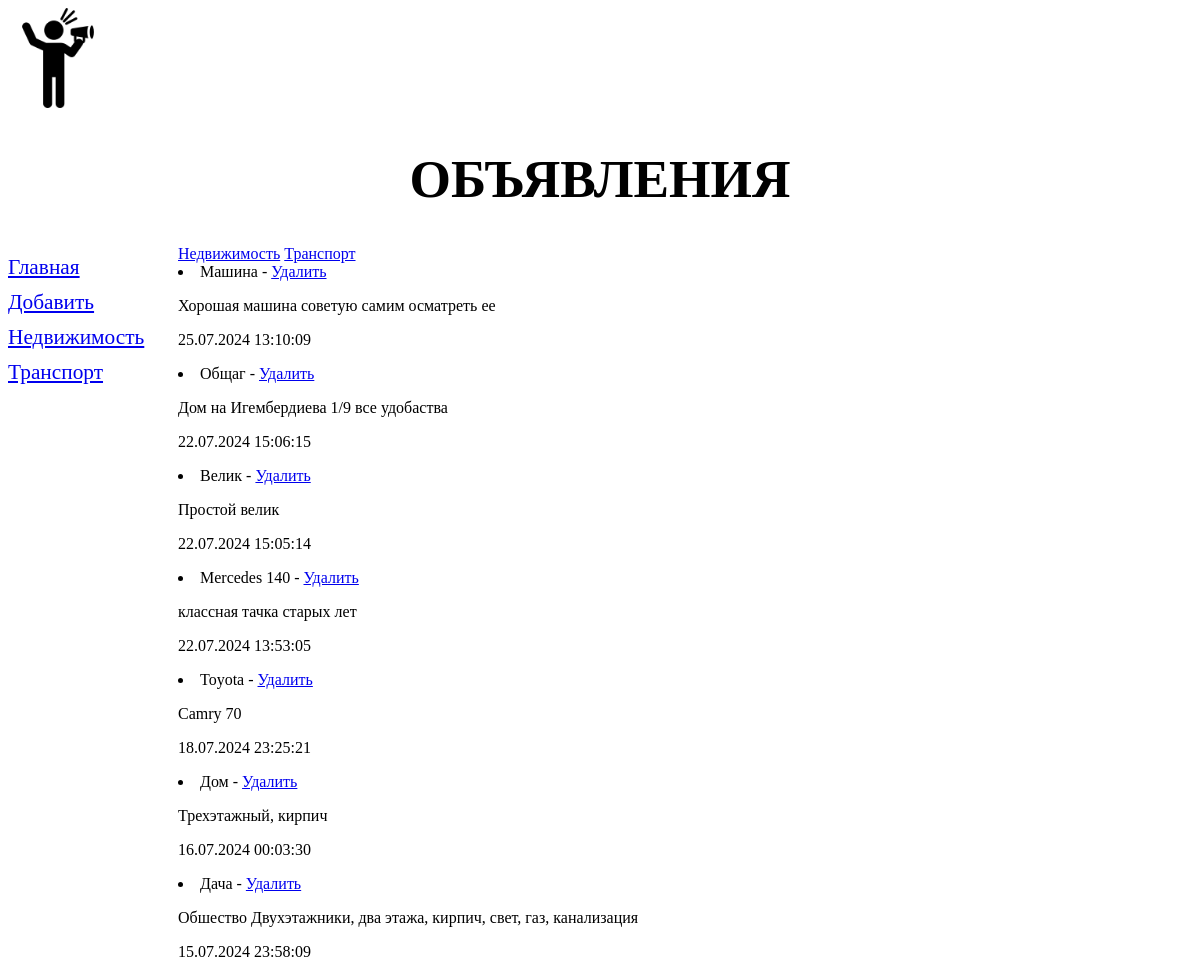
Page /bboard/ on the earlier database version.
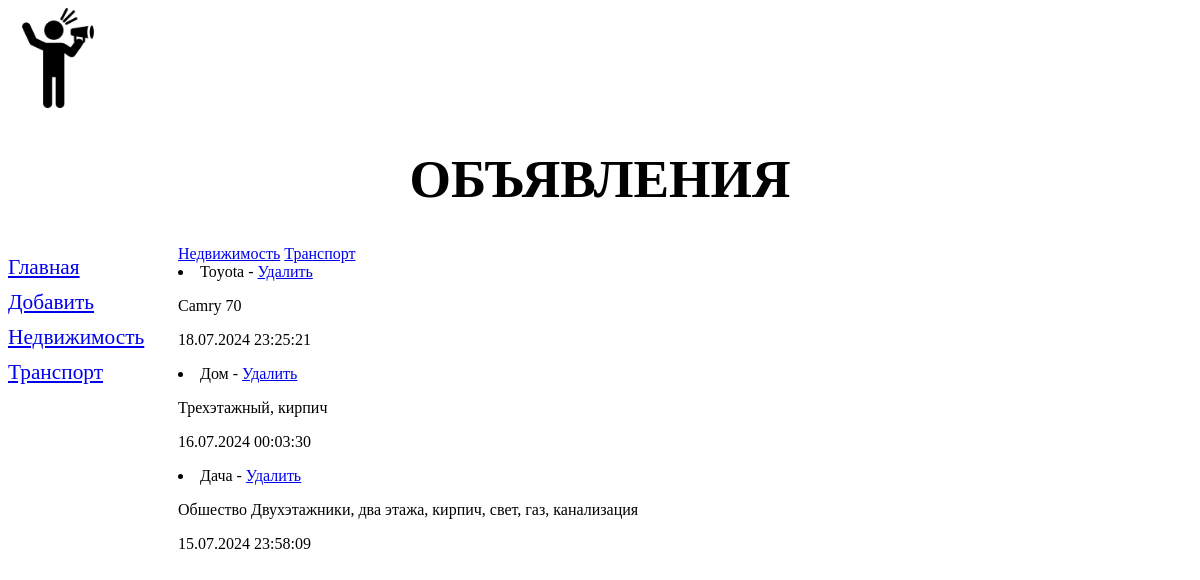
Same page on the later database version.
### bboard/models.py (models this page shows, shortened)
class Rubric(models.Model):
    name = models.CharField(
        max_length=20,
        verbose_name='Название',
        db_index=True)
    class Meta:
        verbose_name = 'Рубрика'
        verbose_name_plural = 'Рубрики'
        ordering = ['name']

class Bb(models.Model):
    class Kinds(models.TextChoices):
        BUY = 'b', 'Куплю'
        SELL = 's', 'Продам'
        EXCHANGE = 'c', 'Обменяю'
        RENT = 'r', 'Аренда'
    kind = models.CharField(
        max_length=1,
        verbose_name='Вид объявлений',
        choices=Kinds.choices,
        default=Kinds.SELL)
    title = models.CharField(max_length=50, verbose_name='Заголовок')
    content = models.TextField(null=True, blank=True, verbose_name='Описание')
    price = models.FloatField(null=True, blank=True, verbose_name='Цена')
    def get_first_rubric():
        return Rubric.objects.first()
    spare = models.ManyToManyField(Spare, verbose_name='Запчасти')
    rubric = models.ForeignKey(
        Rubric,
        null=True,
        on_delete=models.SET(get_first_rubric),
        verbose_name='Рубрика')
    measure = models.ForeignKey(
        Measure,
        blank=True,
        null=True,
        on_delete=models.CASCADE,
        verbose_name='Меры измерения')
    published = models.DateTimeField(
        auto_now_add=True,
        db_index=True,
        verbose_name='Дата публикации')
    class Meta:
        verbose_name = 'Объявление'
        verbose_name_plural = 'Объявления'
        ordering = ['-published','title']

### bboard/views.py (the view)
# urls.py: path('bboard/', index, name='index'),
def index(request):
    bbs = Bb.objects.all()
    rubrics = Rubric.objects.all()
    context = {'bbs': bbs, 'rubrics': rubrics}
    return render(
        request=request,
        template_name='bboard/index.html',
        context=context)

### bboard/templates/bboard/index.html
{% extends 'layout/base.html' %}
{% block content %}
<div>
    {% for rubric in rubrics %}
    <a href="{% url 'by_rubric' rubric.pk %}">{{ rubric.name }}</a>
    {% endfor %}
</div>
{% for bb in bbs %}
<div>
    <li>{{ bb.title }} - <a href="{% url 'delete' bb.pk %}">Удалить</a></li>
    <p>{{ bb.content }}</p>
    <p>{{ bb.published|date:"d.m.Y H:i:s" }}</p>
</div>
{% endfor %}
{% endblock %}

### bboard/templates/layout/base.html (shortened to what this page needs)
{% load static %}
<!DOCTYPE html>
<html lang="en">
<head>
    <link rel="stylesheet" type="text/css" href="{% static 'css/style.css' %}">
</head>
<body>
    <div class="img">
        <img src="{% static 'bg.png' %}" alt="photo">
    </div>
    <header>
        <h1>Объявления</h1>
    </header>
    <nav>
    <a href="{% url 'index' %}">Главная</a>
    <a href="{% url 'add' %}">Добавить</a>
    {% for rubric in rubrics %}
    <a href="{% url 'by_rubric' rubric.pk %}">{{ rubric.name }}</a>
    {% endfor %}
    </nav>
    <section>
        {% block content %}
        {% endblock %}
    </section>
</body>
</html>

### bboard/static/css/style.css (style rules this page uses)
header h1 { font-size: 40pt; text-transform: uppercase; text-align: center; }
nav { font-size: 16pt; width: 150px; float: left; }
nav a { display: block; margin: 10px 0px; }
section { margin-left: 170px; }
.img img { width: 100px; height: auto; margin-left: auto; margin-right: auto; }

Differences in the rows shown:
removed Bb: title "Машина", content "Хорошая машина советую самим осматреть ее", published "25.07.2024 13:10:09"
removed Bb: title "Общаг", content "Дом на Игембердиева 1/9 все удобаства", published "22.07.2024 15:06:15"
removed Bb: title "Велик", content "Простой велик", published "22.07.2024 15:05:14"
removed Bb: title "Mercedes 140", content "классная тачка старых лет", published "22.07.2024 13:53:05"
